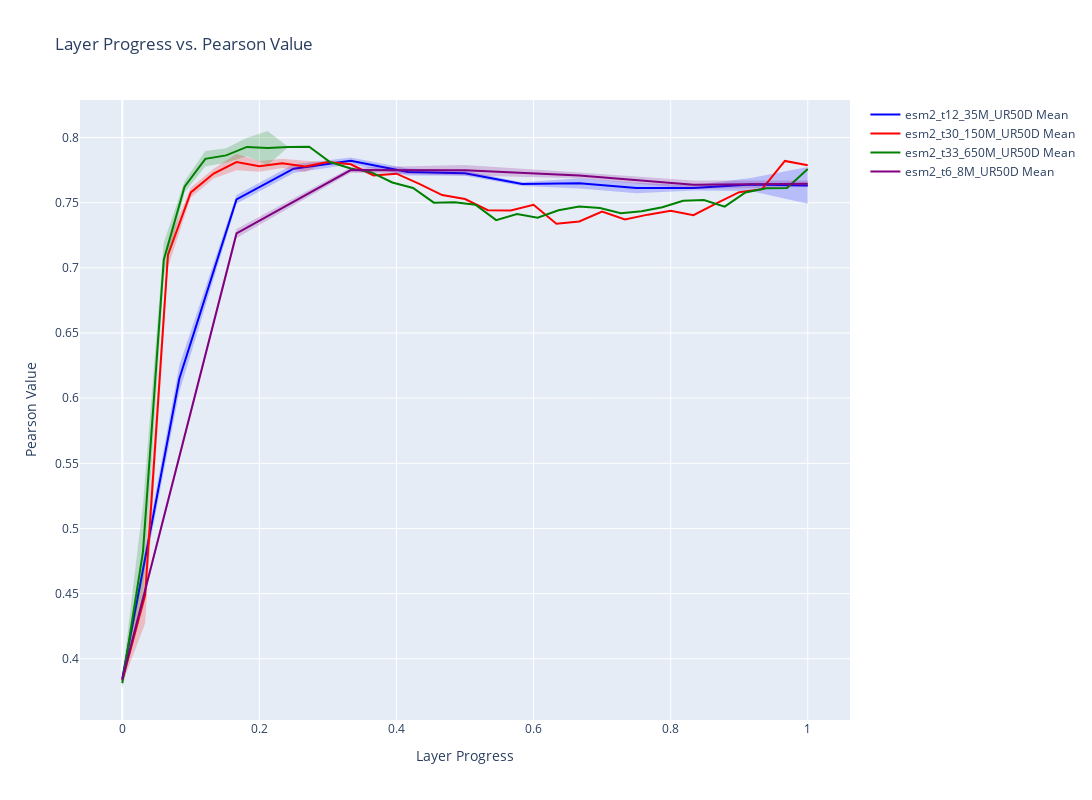

Notebook code for this chart:
### Code cell
import plotly.graph_objects as go

# Colors for different models as RGB tuples
colors = [
    (0, 0, 255),    # blue
    (255, 0, 0),    # red
    (0, 128, 0),    # green
    (128, 0, 128),  # purple
    (255, 165, 0),  # orange
    (0, 255, 255),  # cyan
    # ... add more colors if needed
]

fig = go.Figure()

for i, (name, df_i) in enumerate(df.groupby("model_name")):
    color = colors[i % len(colors)]  # Cycle through colors if there are more models than colors

    grouped = df_i.groupby("layer_prog")["val/pearson"].agg(["mean", "std"]).fillna(0)

    # Line for mean value
    fig.add_trace(
        go.Scatter(
            x=grouped.index,
            y=grouped["mean"],
            mode="lines",
            line=dict(color=f'rgb{color}'),
            name=f"{name} Mean",
        )
    )

    # Filled area for standard deviation
    fig.add_trace(
        go.Scatter(
            x=grouped.index.tolist() + grouped.index.tolist()[::-1],
            y=(grouped["mean"] - grouped['std']).tolist() + (grouped["mean"] + grouped['std']).tolist()[::-1],
            fill="toself",
            fillcolor=f'rgba({color[0]},{color[1]},{color[2]},0.2)',
            line=dict(color="rgba(255,255,255,0)"),
            name=f"{name} Std Dev",
            showlegend=False,
        )
    )

fig.update_layout(
    title="Layer Progress vs. Pearson Value",
    xaxis_title="Layer Progress",
    yaxis_title="Pearson Value",
    showlegend=True,
    width=1300,
    height=800,
)

fig.show()
